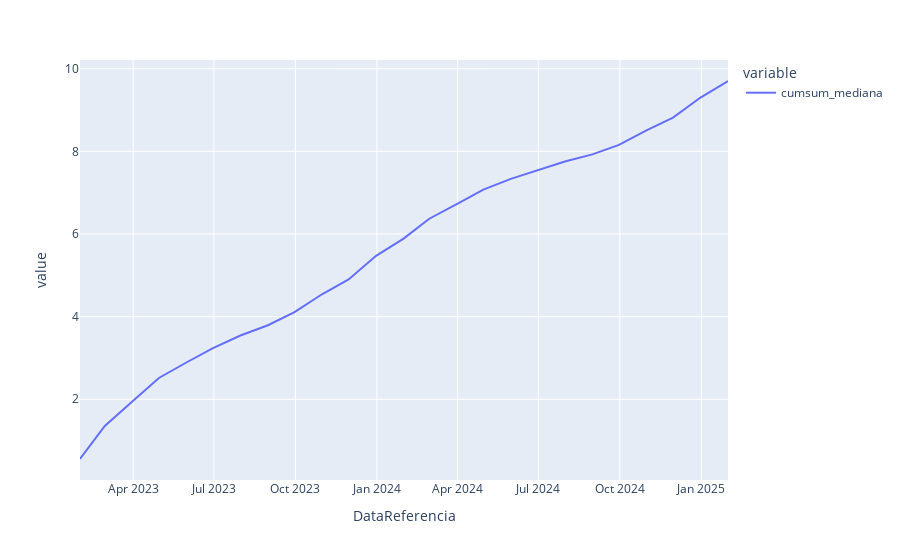

Notebook cell for this chart:
### Code cell
# Gráfico iterativo utilizando o plotly
fig=px.line(df_ipca_ultima,x=df_ipca_ultima.index,y=['cumsum_mediana'])
# Gerando arquivo com o resultado
# plotly.offline.plot(fig, show_link = True,filename=f'./output/tx_desocupacao_forcast.html')
fig.show()

### Figure 1 — Plotly figure (JSON) as saved in the notebook; plotly's stock layout.template omitted (floating-point values rounded to 4 significant figures)
{"data": [{"hovertemplate": "variable=cumsum_mediana<br>DataReferencia=%{x}<br>value=%{y}<extra></extra>", "legendgroup": "cumsum_mediana", "line": {"color": "#636efa", "dash": "solid"}, "marker": {"symbol": "circle"}, "mode": "lines", "name": "cumsum_mediana", "orientation": "v", "showlegend": true, "type": "scatter", "x": ["2023-01-31", "2023-02-28", "2023-03-31", "2023-04-30", "2023-05-31", "2023-06-30", "2023-07-31", "2023-08-31", "2023-09-30", "2023-10-31", "2023-11-30", "2023-12-31", "2024-01-31", "2024-02-29", "2024-03-31", "2024-04-30", "2024-05-31", "2024-06-30", "2024-07-31", "2024-08-31", "2024-09-30", "2024-10-31", "2024-11-30", "2024-12-31", "2025-01-31"], "xaxis": "x", "y": [0.555, 1.355, 1.945, 2.515, 2.89, 3.24, 3.543, 3.791, 4.111, 4.541, 4.901, 5.472, 5.889, 6.369, 6.724, 7.074, 7.334, 7.547, 7.753, 7.925, 8.157, 8.507, 8.817, 9.302, 9.702], "yaxis": "y"}], "layout": {"legend": {"title": {"text": "variable"}, "tracegroupgap": 0}, "margin": {"t": 60}, "xaxis": {"anchor": "y", "domain": [0, 1], "title": {"text": "DataReferencia"}}, "yaxis": {"anchor": "x", "domain": [0, 1], "title": {"text": "value"}}}}
